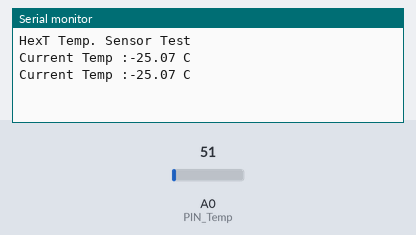
Recording of a sketch running on a simulated Arduino Uno, built with avr-gcc and run on an emulated ATmega328P. Parts: the last lines printed to the serial monitor. The inputs (shaded band) are chosen by the test bench; at power-on: A0 (PIN_Temp) = 51.

Above: at 1.8 s.
1.9 s: A0 (PIN_Temp) set to 61
At 2.5 s:
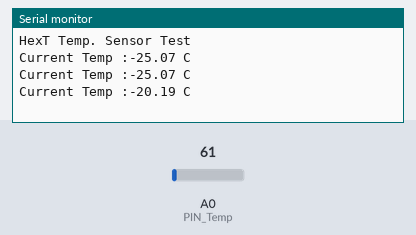
3.4 s: A0 (PIN_Temp) set to 71
At 4.8 s:
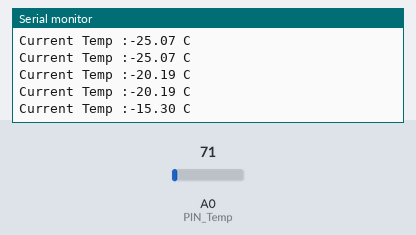
Timing chart, 0 to 6.4 s (numbered marks = the images above; inputs shaded):
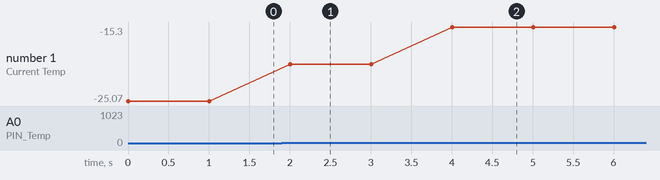

The sketch:

7.ex_Temp_UNO_.ino
```cpp
// (licence header left out)
int ADC_PORT_Temp = 0;
int PIN_Temp = 0;

void setup()
{
  Serial.begin(115200);
  Serial.println();
  Serial.println("HexT Temp. Sensor Test");
}

void loop()
{
  float ValTemp = analogRead(PIN_Temp);
  ValTemp = ValTemp * 500/1023-50;
  Serial.print("Current Temp :");
  Serial.print(ValTemp,2);
  Serial.println(" C");
  delay(1000);
}
```

Measured:
- after the input at 1.9 s, the serial monitor: prints a new line after 0.10 s (image 1)
- after the input at 3.4 s, the serial monitor: prints a new line after 0.60 s (image 2)
- plotted number 1: -25.07 → -20.19 after the input at 1.9 s, -20.19 → -15.3 after the input at 3.4 s
